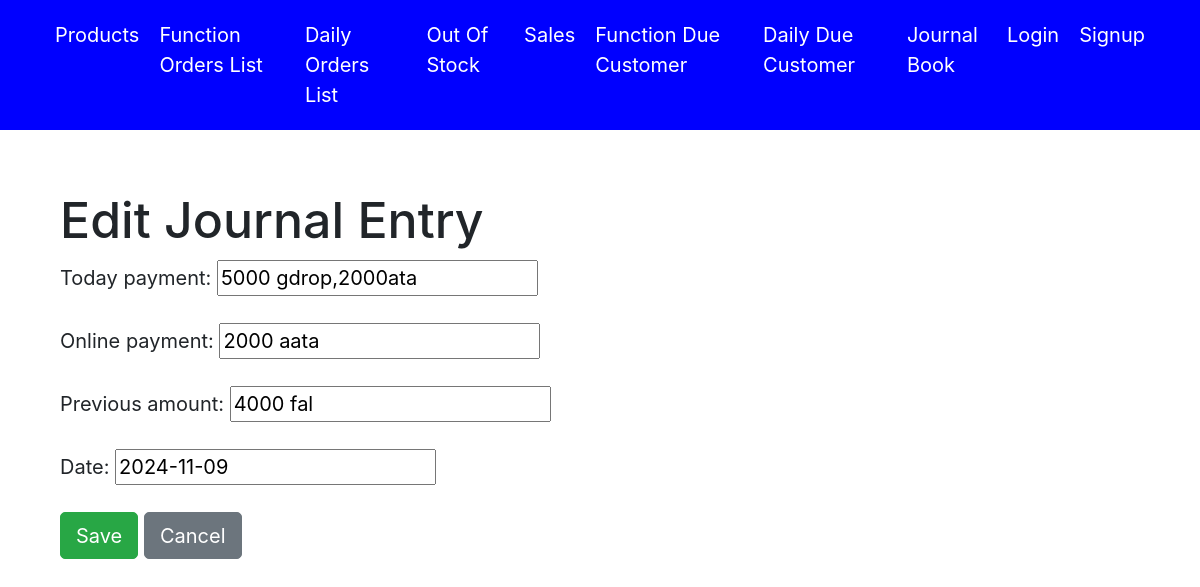
Screenshot of /journal/1/edit/ with the database file from the repository.
### accounts/models.py (models this page shows)
class JournalBook(models.Model):
    today_payment = models.CharField(max_length=1000)
    online_payment = models.CharField(max_length=1000)
    previous_amount = models.CharField(max_length=1000)
    date = models.DateField(default=timezone.now)

### accounts/views.py (the view)
# urls.py: path('journal/<int:pk>/edit/', views.journal_update, name='journal_update'),
def journal_update(request, pk):
    journal_entry = get_object_or_404(JournalBook, pk=pk)
    if request.method == 'POST':
        form = JournalBookForm(request.POST, instance=journal_entry)
        if form.is_valid():
            form.save()
            return redirect('journal_list')
    else:
        form = JournalBookForm(instance=journal_entry)
    return render(request, 'journal_form.html', {'form': form})

### accounts/forms.py
class JournalBookForm(forms.ModelForm):
    class Meta:
        model = JournalBook
        fields = ['today_payment', 'online_payment', 'previous_amount', 'date']

### accounts/templates/journal_form.html (shortened to what this page needs)
{% extends 'base.html' %}
{% block content %}
<head>
    <link href="https://stackpath.bootstrapcdn.com/bootstrap/4.5.2/css/bootstrap.min.css" rel="stylesheet">
</head>
<body>
    <div class="container mt-5">
        <h1>{% if form.instance.pk %}Edit{% else %}Add{% endif %} Journal Entry</h1>
        <form method="post">
            <div class="form-group">
                {{ form.as_p }}
            </div>
            <button type="submit" class="btn btn-success">Save</button>
            <a href="{% url 'journal_list' %}" class="btn btn-secondary">Cancel</a>
        </form>
    </div>
</body>
{% endblock %}

### accounts/templates/base.html (style rules this page uses)
html, body { height: 100%; margin: 0; font-size: 20px; }

### rows the page displays
JournalBook: today_payment "5000 gdrop,2000ata", online_payment "2000 aata", previous_amount "4000 fal", date "2024-11-09"
